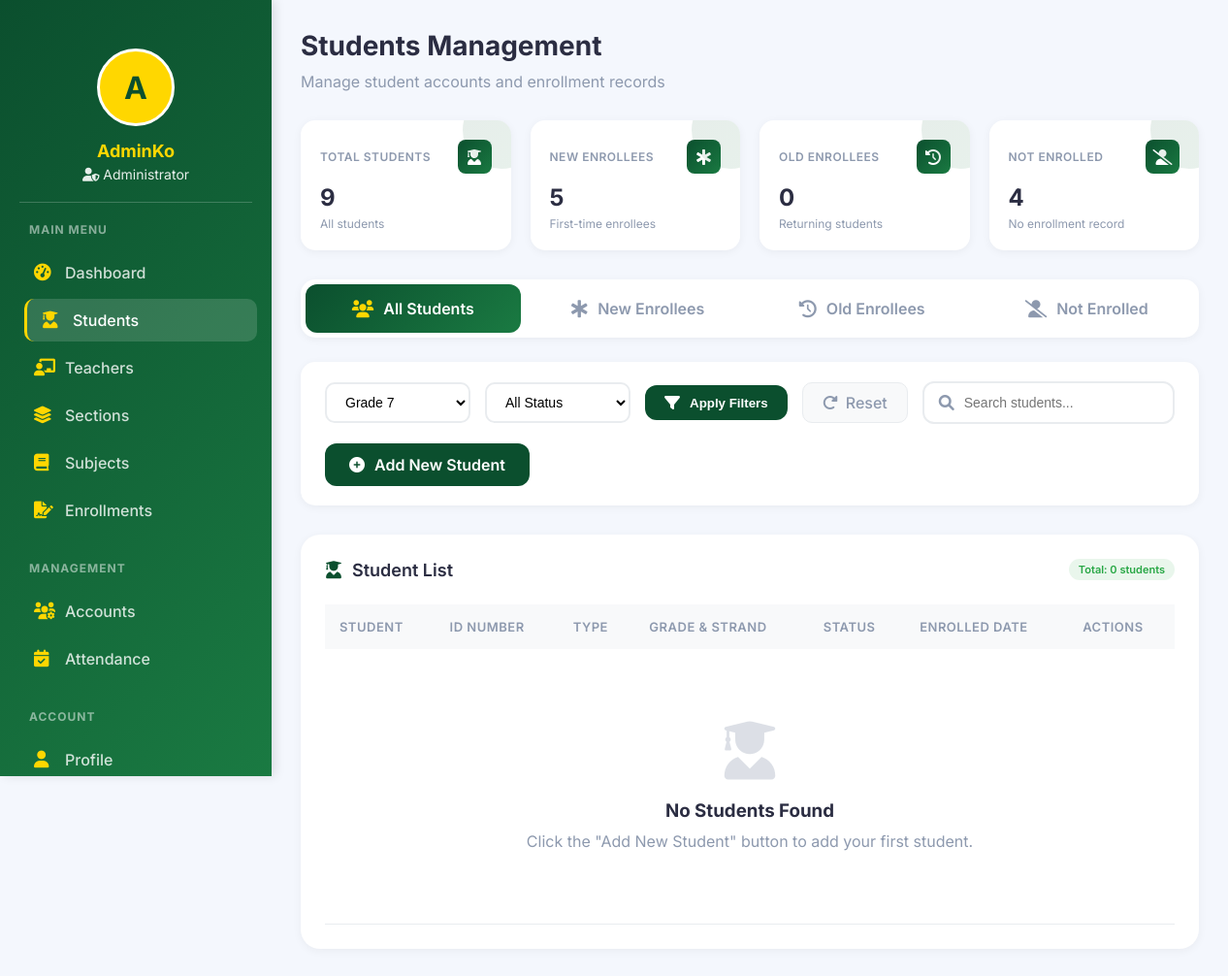
/admin/students.php?grade=1 (signed in), run on an earlier commit of the app's database.
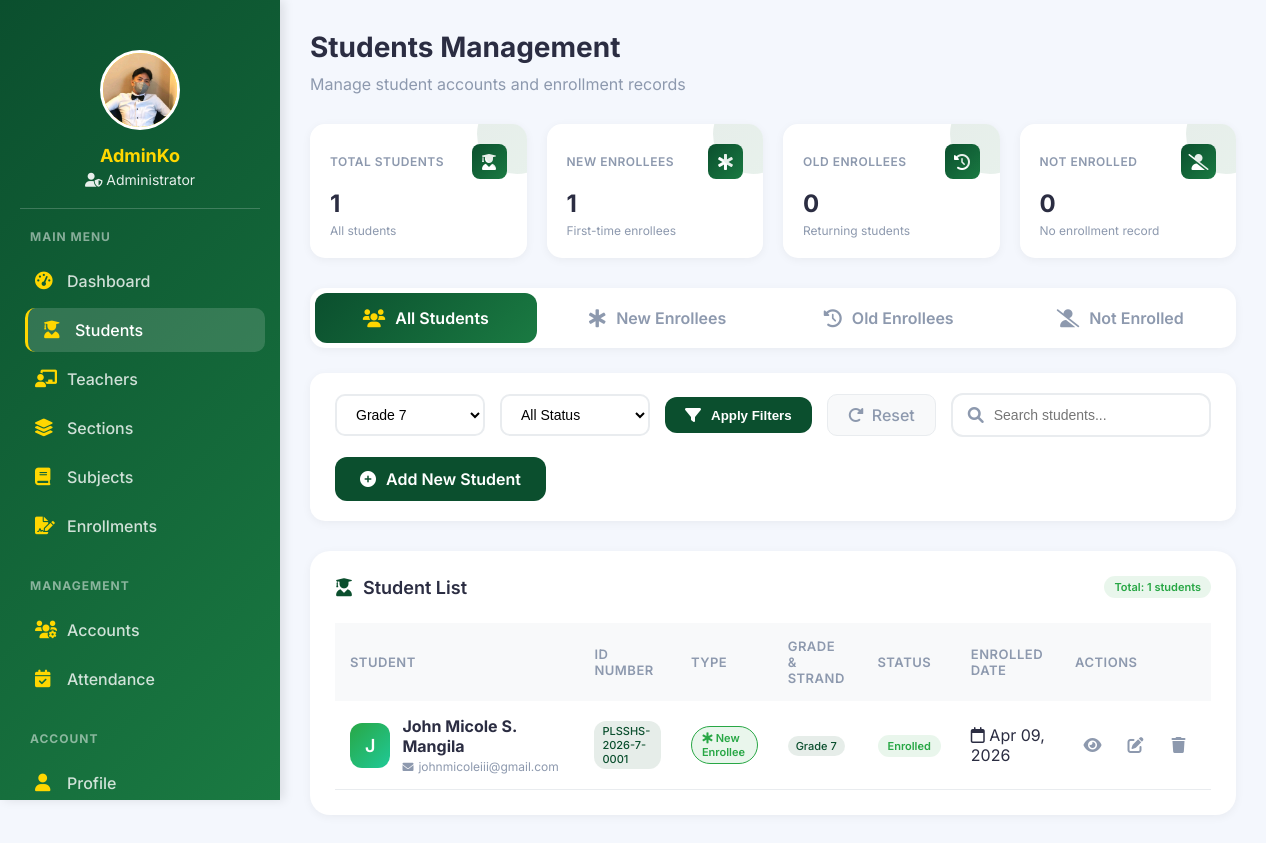
And on a later commit of the database.
### tables this page shows
CREATE TABLE `users` (
  `id` int(11) NOT NULL,
  `id_number` varchar(50) DEFAULT NULL,
  `firstname` varchar(100) DEFAULT NULL,
  `middlename` varchar(50) DEFAULT NULL,
  `lastname` varchar(100) DEFAULT NULL,
  `birthdate` date DEFAULT NULL,
  `gender` enum('Male','Female','Other') DEFAULT NULL,
  `fullname` varchar(100) DEFAULT NULL,
  `email` varchar(100) DEFAULT NULL,
  `password` varchar(255) DEFAULT NULL,
  `role` enum('Admin','Registrar','Teacher','Student') DEFAULT NULL,
  `status` enum('pending','approved','rejected') NOT NULL DEFAULT 'pending',
  `two_factor_enabled` tinyint(1) NOT NULL DEFAULT 0,
  `two_factor_last_used` timestamp NULL DEFAULT NULL,
  `two_factor_verified` tinyint(1) NOT NULL DEFAULT 0,
  `last_password_change` timestamp NULL DEFAULT NULL,
  `approved_by` int(11) DEFAULT NULL,
  `approved_at` timestamp NULL DEFAULT NULL,
  `rejection_reason` text DEFAULT NULL,
  `created_at` timestamp NOT NULL DEFAULT current_timestamp(),
  `profile_picture` varchar(255) DEFAULT NULL
);

CREATE TABLE `enrollments` (
  `id` int(11) NOT NULL,
  `student_id` int(11) NOT NULL,
  `grade_id` int(11) NOT NULL,
  `section_id` int(11) DEFAULT NULL,
  `school_year` varchar(20) NOT NULL,
  `status` enum('Pending','Enrolled','Rejected') DEFAULT 'Pending',
  `strand` varchar(50) DEFAULT NULL,
  `form_138` varchar(255) DEFAULT NULL,
  `created_at` timestamp NOT NULL DEFAULT current_timestamp(),
  `good_moral` varchar(255) DEFAULT NULL,
  `psa_birth` varchar(255) DEFAULT NULL,
  `student_type` enum('new','continuing','transferee') DEFAULT 'new',
  `form_137` varchar(255) DEFAULT NULL,
  `psa_birth_cert` varchar(255) DEFAULT NULL,
  `good_moral_cert` varchar(255) DEFAULT NULL,
  `certificate_of_completion` varchar(255) DEFAULT NULL,
  `id_pictures` varchar(255) DEFAULT NULL,
  `medical_cert` varchar(255) DEFAULT NULL,
  `entrance_exam_result` varchar(255) DEFAULT NULL,
  `other_documents` text DEFAULT NULL
);

CREATE TABLE `grade_levels` (
  `id` int(11) NOT NULL,
  `grade_name` varchar(20) DEFAULT NULL
);

### admin/students.php (the view, shortened to what the changed rows need)
<?php
include("../config/database.php");
$admin_name = $_SESSION['user']['fullname'];
$admin_id = $_SESSION['user']['id'];
$admin_stmt = $conn->prepare("SELECT profile_picture FROM users WHERE id = ?");
$admin_stmt->execute([$admin_id]);
$admin_data = $admin_stmt->fetch(PDO::FETCH_ASSOC);
$profile_picture = $admin_data['profile_picture'] ?? null;
$grade_filter = isset($_GET['grade']) ? $_GET['grade'] : '';
$enrollee_type = isset($_GET['type']) ? $_GET['type'] : 'all';
$current_year = date('Y');
$current_sy = $current_year . '-' . ($current_year + 1);
$query = "
    SELECT u.*,
           e.id as enrollment_id,
           e.grade_id,
           e.status as enrollment_status,
           e.strand,
           e.school_year,
           e.created_at as enrolled_date,
           g.grade_name,
           (SELECT COUNT(*) FROM enrollments WHERE student_id = u.id) as total_enrollments,
           (SELECT COUNT(*) FROM enrollments WHERE student_id = u.id AND school_year < ?) as previous_enrollments,
           (SELECT COUNT(*) FROM enrollments WHERE student_id = u.id AND school_year = ?) as current_enrollments
    FROM users u
    LEFT JOIN enrollments e ON u.id = e.student_id AND e.school_year = ?
    LEFT JOIN grade_levels g ON e.grade_id = g.id
    WHERE u.role = 'Student'
";
$params = [$current_sy, $current_sy, $current_sy];
if(!empty($grade_filter)) {
    $query .= " AND e.grade_id = ?";
    $params[] = $grade_filter;
}
$query .= " ORDER BY u.created_at DESC";
$stmt = $conn->prepare($query);
$stmt->execute($params);
$students = $stmt->fetchAll(PDO::FETCH_ASSOC);
$total_students_stmt = $conn->prepare("SELECT COUNT(*) as count FROM users WHERE role = 'Student'");
$total_students_stmt->execute();
$total_students = $total_students_stmt->fetch(PDO::FETCH_ASSOC)['count'];
$new_students_stmt = $conn->prepare("
    SELECT COUNT(DISTINCT u.id) as count
    FROM users u
    INNER JOIN enrollments e ON u.id = e.student_id
    WHERE u.role = 'Student'
    AND e.school_year = ?
    AND (SELECT COUNT(*) FROM enrollments WHERE student_id = u.id) = 1
");
$new_students_stmt->execute([$current_sy]);
$new_students = $new_students_stmt->fetch(PDO::FETCH_ASSOC)['count'];
$not_enrolled_stmt = $conn->prepare("
    SELECT COUNT(*) as count
    FROM users u
    WHERE u.role = 'Student'
    AND NOT EXISTS (SELECT 1 FROM enrollments WHERE student_id = u.id)
");
$not_enrolled_stmt->execute();
$not_enrolled = $not_enrolled_stmt->fetch(PDO::FETCH_ASSOC)['count'];
?>
<!DOCTYPE html>
<html lang="en">
<head>
    <link rel="stylesheet" href="https://cdnjs.cloudflare.com/ajax/libs/font-awesome/6.0.0/css/all.min.css">
</head>
<body>
    <div class="app-container">
        <div class="sidebar">
            <div class="admin-info">
                <div class="admin-avatar">
                    <?php if($profile_picture && file_exists("../" . $profile_picture)): ?>
                        <img src="../<?php echo $profile_picture; ?>" alt="Profile Picture">
                    <?php else: ?>
                        <div class="avatar-initial">
                            <?php echo strtoupper(substr($admin_name, 0, 1)); ?>
                        </div>
                    <?php endif; ?>
                </div>
            </div>
        </div>
        <div class="main-content">
            <div class="dashboard-header">
                <h1>Students Management</h1>
            </div>
            <div class="stats-container">
                <div class="stat-card">
                    <div class="stat-header">
                        <h3>Total Students</h3>
                        <div class="stat-icon">
                        </div>
                    </div>
                    <div class="stat-number"><?php echo $total_students; ?></div>
                    <div class="stat-label">All students</div>
                </div>
                <div class="stat-card">
                    <div class="stat-header">
                        <h3>New Enrollees</h3>
                        <div class="stat-icon">
                        </div>
                    </div>
                    <div class="stat-number"><?php echo $new_students; ?></div>
                    <div class="stat-label">First-time enrollees</div>
                </div>
                <div class="stat-card">
                    <div class="stat-header">
                        <h3>Not Enrolled</h3>
                        <div class="stat-icon">
                        </div>
                    </div>
                    <div class="stat-number"><?php echo $not_enrolled; ?></div>
                    <div class="stat-label">No enrollment record</div>
                </div>
            </div>
            <div class="table-card">
                <div class="table-header">
                    <h3>
                        <i class="fas fa-user-graduate"></i>
                        <?php
                        if($enrollee_type == 'new') echo 'New Enrollees List';
                        elseif($enrollee_type == 'old') echo 'Old Enrollees List';
                        elseif($enrollee_type == 'not_enrolled') echo 'Not Enrolled Students List';
                        else echo 'Student List';
                        ?>
                    </h3>
                    <span class="badge badge-enrolled">Total: <?php echo count($students); ?> students</span>
                </div>
                <div class="table-container">
                    <table class="students-table">
                        <thead>
                            <tr>
                                <th>Student</th>
                                <th>ID Number</th>
                                <th>Type</th>
                                <th>Grade & Strand</th>
                                <th>Status</th>
                                <th>Enrolled Date</th>
                                <th>Actions</th>
                            </tr>
                        </thead>
                        <tbody>
                            <?php if(count($students) > 0): ?>
                                <?php foreach($students as $student):
                                    if($student['total_enrollments'] == 0) {
                                        $student_type = 'not_enrolled';
                                        $student_type_label = 'Not Enrolled';
                                        $student_type_icon = 'user-slash';
                                    } elseif($student['total_enrollments'] == 1 && $student['current_enrollments'] == 1) {
                                        $student_type = 'new';
                                        $student_type_label = 'New Enrollee';
                                        $student_type_icon = 'star-of-life';
                                    } elseif($student['previous_enrollments'] > 0 && $student['current_enrollments'] == 1) {
                                        $student_type = 'old';
                                        $student_type_label = 'Old Enrollee';
                                        $student_type_icon = 'history';
                                    } else {
                                        $student_type = 'not_enrolled';
                                        $student_type_label = 'Not Enrolled';
                                        $student_type_icon = 'user-slash';
                                    }
                                ?>
                                    <tr>
                                        <td>
                                            <div class="student-info">
                                                <div class="student-avatar <?php echo $student_type; ?>">
                                                    <?php echo strtoupper(substr($student['fullname'], 0, 1)); ?>
                                                </div>
                                                <div class="student-details">
                                                    <h4><?php echo htmlspecialchars($student['fullname']); ?></h4>
                                                    <span><i class="fas fa-envelope"></i> <?php echo htmlspecialchars($student['email']); ?></span>
                                                </div>
                                            </div>
                                        </td>
                                        <td>
                                            <span class="grade-tag"><?php echo $student['id_number'] ?? 'N/A'; ?></span>
                                        </td>
                                        <td>
                                            <span class="badge badge-<?php echo $student_type; ?>">
                                                <i class="fas fa-<?php echo $student_type_icon; ?>"></i>
                                                <?php echo $student_type_label; ?>
                                            </span>
                                        </td>
                                        <td>
                                            <?php if(!empty($student['grade_name'])): ?>
                                                <span class="grade-tag"><?php echo htmlspecialchars($student['grade_name']); ?></span>
                                            <?php else: ?>
                                                <span class="badge-none">Not enrolled</span>
                                            <?php endif; ?>
                                        </td>
                                        <td>
                                            <?php if(!empty($student['enrollment_status'])): ?>
                                                <span class="badge badge-<?php echo strtolower($student['enrollment_status']); ?>">
                                                    <?php echo $student['enrollment_status']; ?>
                                                </span>
                                            <?php else: ?>
                                                <span class="badge badge-none">No record</span>
                                            <?php endif; ?>
                                        </td>
                                        <td>
                                            <?php if(!empty($student['enrolled_date'])): ?>
                                                <span class="activity-time">
                                                    <i class="far fa-calendar"></i>
                                                    <?php echo date('M d, Y', strtotime($student['enrolled_date'])); ?>
                                                </span>
                                            <?php else: ?>
                                                <span class="activity-time">—</span>
                                            <?php endif; ?>
                                        </td>
                                        <td>
                                            <div class="action-btns">
                                                <a href="view_student.php?id=<?php echo $student['id']; ?>" class="btn-icon btn-view" title="View Details">
                                                    <i class="fas fa-eye"></i>
                                                </a>
                                                <a href="edit_student.php?id=<?php echo $student['id']; ?>" class="btn-icon btn-edit" title="Edit">
                                                    <i class="fas fa-edit"></i>
                                                </a>
                                                <a href="?delete=<?php echo $student['id']; ?>&type=<?php echo $enrollee_type; ?>" class="btn-icon btn-delete" title="Delete"
                                                   onclick="return confirm('Are you sure you want to delete this student? This will also delete all associated records.')">
                                                    <i class="fas fa-trash"></i>
                                                </a>
                                            </div>
                                        </td>
                                    </tr>
                                <?php endforeach; ?>
                            <?php else: ?>
                                <tr>
                                    <td colspan="7">
                                        <div class="no-data">
                                            <i class="fas fa-user-graduate"></i>
                                            <h3>No Students Found</h3>
                                            <p>
                                                <?php
                                                if($enrollee_type == 'new') {
                                                    echo 'No new enrollees found for this school year.';
                                                } elseif($enrollee_type == 'old') {
                                                    echo 'No returning students found.';
                                                } elseif($enrollee_type == 'not_enrolled') {
                                                    echo 'No students without enrollment records found.';
                                                } else {
                                                    echo 'Click the "Add New Student" button to add your first student.';
                                                }
                                                ?>
                                            </p>
                                        </div>
                                    </td>
                                </tr>
                            <?php endif; ?>
                        </tbody>
                    </table>
                </div>
            </div>
        </div>
    </div>
</body>
</html>

What changed in the data, as far as the page shows it:
now on this page (row edited): users: profile_picture (picture)
added enrollments: student.fullname "J", student.fullname "John Micole S. Mangila", student.email "johnmicoleiii@gmail.com", student.id_number "PLSSHS-2026-7-0001", student_type_label "New Enrollee", grade.grade_name "Grade 7", status "Enrolled", created_at "Apr 09, 2026"
Also different on the page:
$total_students: "9" → "1"
$new_students: "5" → "1"
$not_enrolled: "4" → "0"
count($students): "0" → "1"
substr($admin_name, 0, 1): "A" → (not shown)
text no longer shown: "No Students Found Click the \"Add New Student\" button to add your first student."
